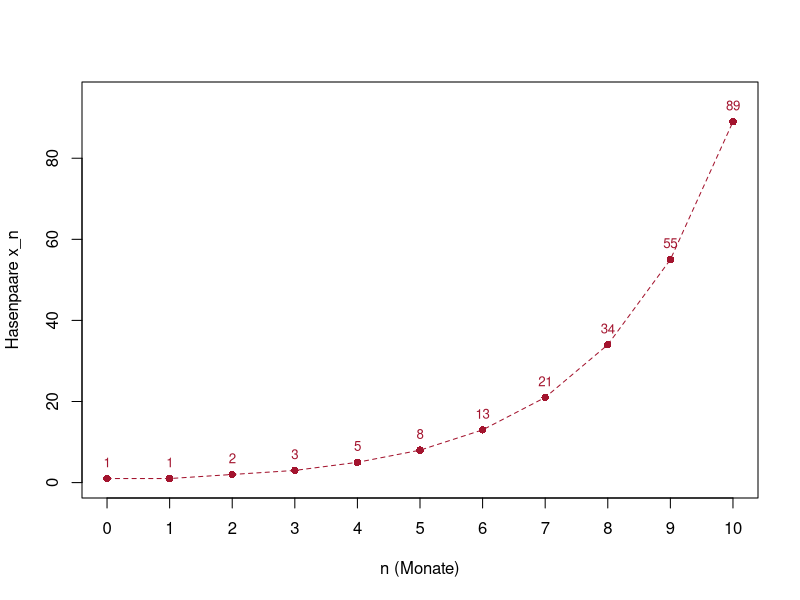

This chart was generated by the following R code:
# Abb. 1.4: Fibonacci-Folge (Buch, Abschnitt 1.1, Gl. 1.5 und 1.6)
# x_{n+1} = x_n + x_{n-1}, x_0 = x_1 = 1
# (c) 2026 Philipp Kügler · Programm zum Buch „Dynamische Systeme in den Lebenswissenschaften“ · MIT-Lizenz (siehe LICENSE)
N <- 10                            # Anzahl der Monate
x <- numeric(N + 1)
x[1] <- 1; x[2] <- 1               # zwei Startwerte x_0 und x_1 (R zählt ab 1)
for (k in 2:N) {
  x[k + 1] <- x[k] + x[k - 1]      # Rekursionsvorschrift
}

n <- 0:N
phi <- (1 + sqrt(5)) / 2; psi <- (1 - sqrt(5)) / 2
formel <- (phi^(n + 1) - psi^(n + 1)) / sqrt(5)   # Lösungsformel (Gl. 1.6)
cat(x, "\n")                         # 1 1 2 3 5 8 13 21 34 55 89
cat(round(formel), "\n")             # Lösungsformel liefert dieselben Zahlen

rot <- rgb(0.64, 0.08, 0.18)
plot(n, x, type = "o", lty = 2, pch = 16, col = rot, xaxt = "n", ylim = c(0, 95),
     xlab = "n (Monate)", ylab = "Hasenpaare x_n")
axis(1, at = n)
text(n, x + 4, x, col = rot, cex = 0.8)
